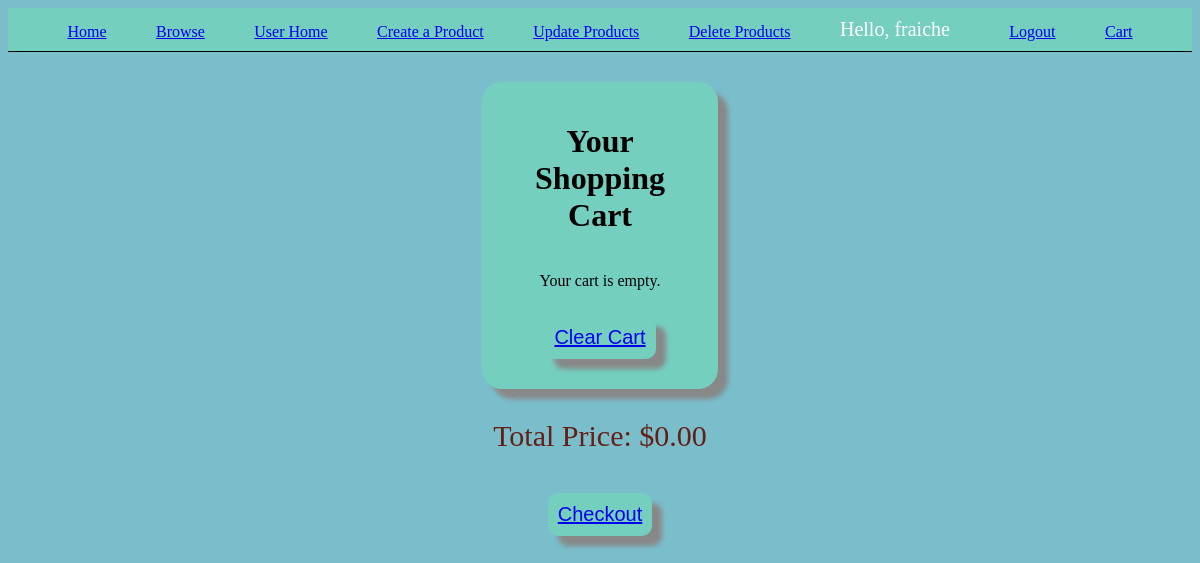
/cart/ (signed in), run on an earlier commit of the app's database.
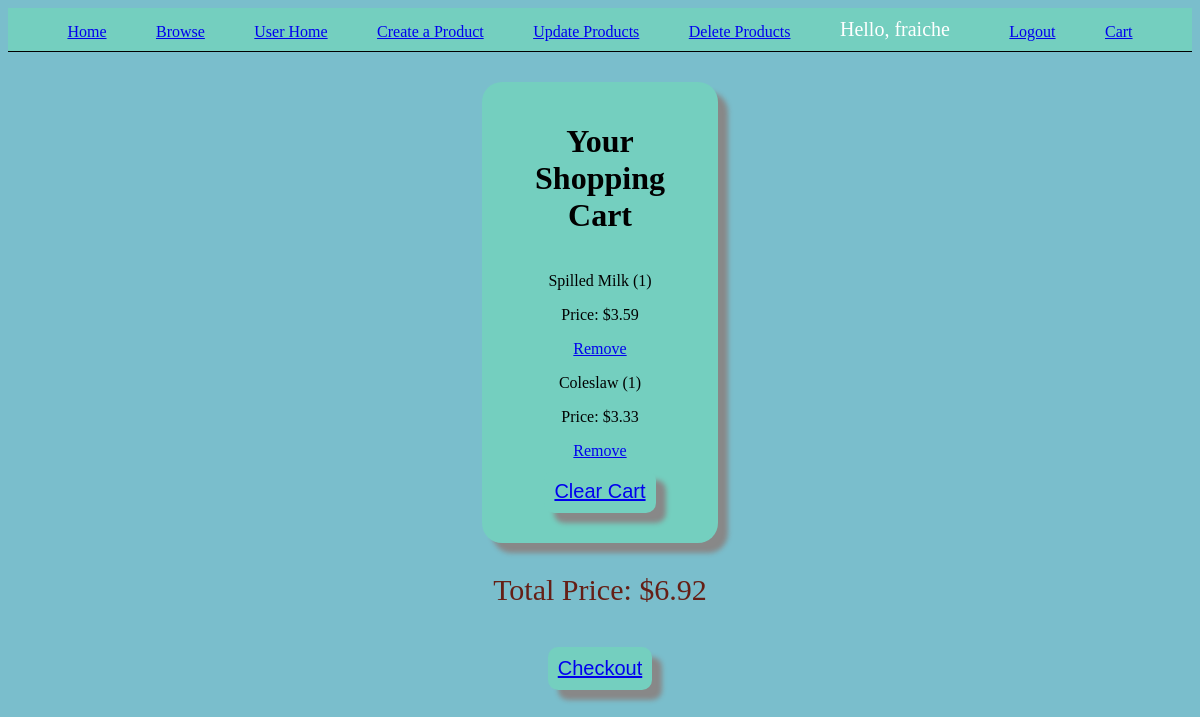
And on a later commit of the database.
### app/models.py (models this page shows, shortened)
class Order(models.Model):
    STATUS = (
        ('Pending', 'Pending'),
        ('Out for delivery', 'Out for delivery'),
        ('Delivered', 'Delivered'),
    )
    customer = models.ForeignKey(User, null=True, on_delete=models.CASCADE)
    product = models.ForeignKey(Product, null=True, on_delete=models.CASCADE)
    quantity = models.IntegerField(default=0, null=True)
    status = models.CharField(max_length=200, null=True, choices=STATUS)

class Product(models.Model):
    name = models.CharField(max_length=200, null=True)
    image = models.ImageField(upload_to='', null=True, blank=True)
    description = models.CharField(max_length=200, null=True)
    price = models.FloatField(null=True)

### app/views.py (the view)
# urls.py: path("cart/", cartPage, name="cart"),
def cartPage(request):
    orders = Order.objects.filter(customer=request.user)
    total_price = sum([order.product.price * order.quantity for order in orders])
    return render(request, 'cart.html', {'orders': orders, 'total_price': total_price})

### app/templates/cart.html (shortened to what this page needs)
{% extends 'base.html' %}
{% block content %}
<div class="product-list">
    <h1>Your Shopping Cart</h1>
{% for order in orders %}
<div class="product-item">
    <p>{{ order.product.name }} ({{ order.quantity }})</p>
    <p>Price: ${{ order.product.price }}</p>
    <a href="{% url 'remove_from_cart' order.id %}">Remove</a>
</div>
{% empty %}
    <p>Your cart is empty.</p>
{% endfor %}
<button class="checkout"><a href="{% url 'clear_cart' %}">Clear Cart</a></button>
</div>
<div class="total">
    <p>Total Price: ${{ total_price|floatformat:2 }}</p>
    <button class="checkout"><a href="{% url 'checkout' %}">Checkout</a></button>
</div>
{% endblock content %}

What changed in the data, as far as the page shows it:
added Order: product.name "Spilled Milk", quantity "1", product.price "3.59"
added Order: product.name "Coleslaw", quantity "1", product.price "3.33"
Also different on the page:
{{ total_price|floatformat:2 }}: "0.00" → "6.92"
text no longer shown: "Your cart is empty."
